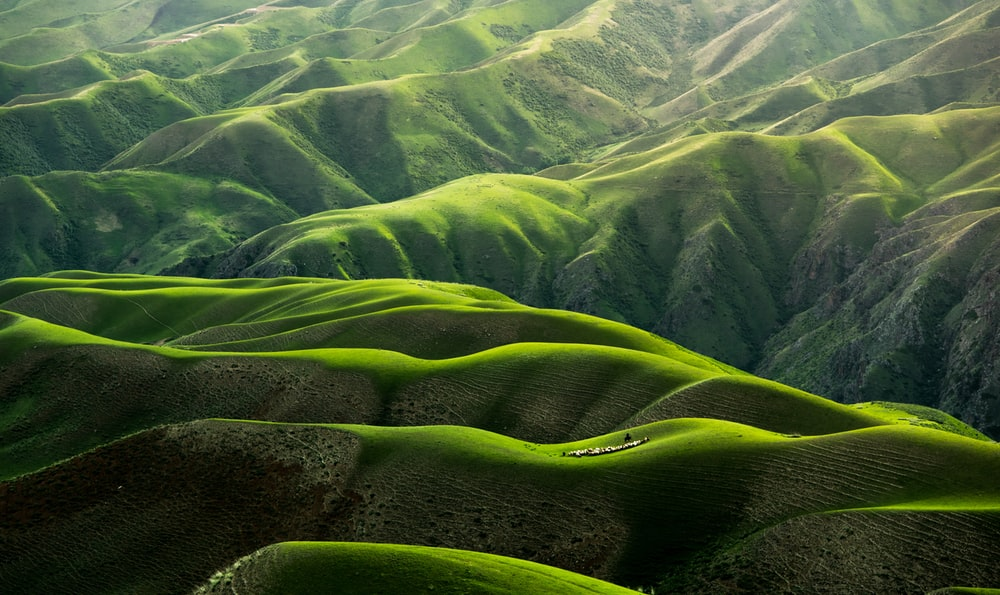
#> input picture image.jpg, 1000 x 595 px
$ python 'Image to PencilSketch.py'
#> lines starting #> are read from the running program, lines starting #| are printed output that depends on the picture
import cv2
#readtheimage
image = cv2.imread("image.jpg")
#> image is the input picture: shape (595, 1000, 3); mean B, G, R 53.2, 86.9, 70.4
cv2.imshow("Actor", image)
cv2.waitKey(0)
#after reading the image, we will create a new image by converting the original image to greyscale:
gray_image = cv2.cvtColor(image, cv2.COLOR_BGR2GRAY)
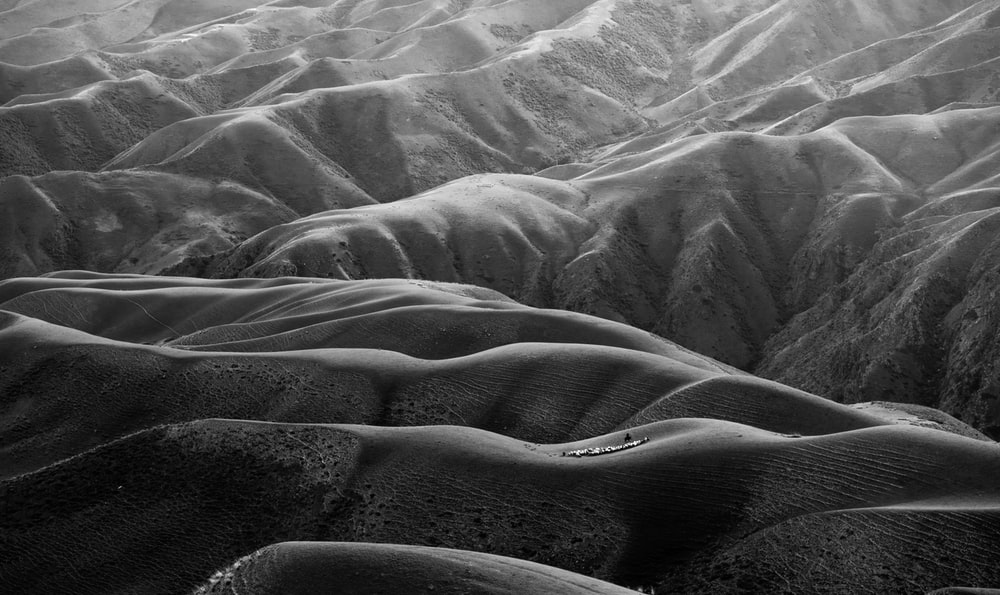
#> gray_image: shape (595, 1000); min 0, max 252, mean 78.1
cv2.imshow("New Actor", gray_image)
cv2.waitKey(0)
#the next step is to invert the new grayscale image:
inverted_image = 255 - gray_image
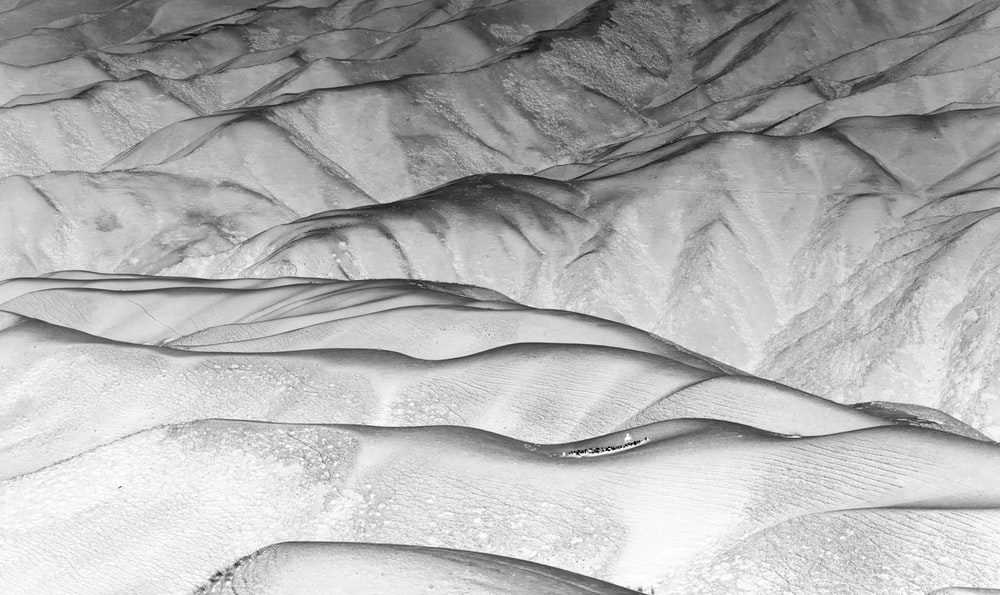
#> inverted_image: shape (595, 1000); min 3, max 255, mean 176.9
cv2.imshow("Inverted", inverted_image)
cv2.waitKey(0)
#the next step in the process is to blur the image by using the Gaussian Function in OpenCV
blurred = cv2.GaussianBlur(inverted_image, (21, 21), 0)
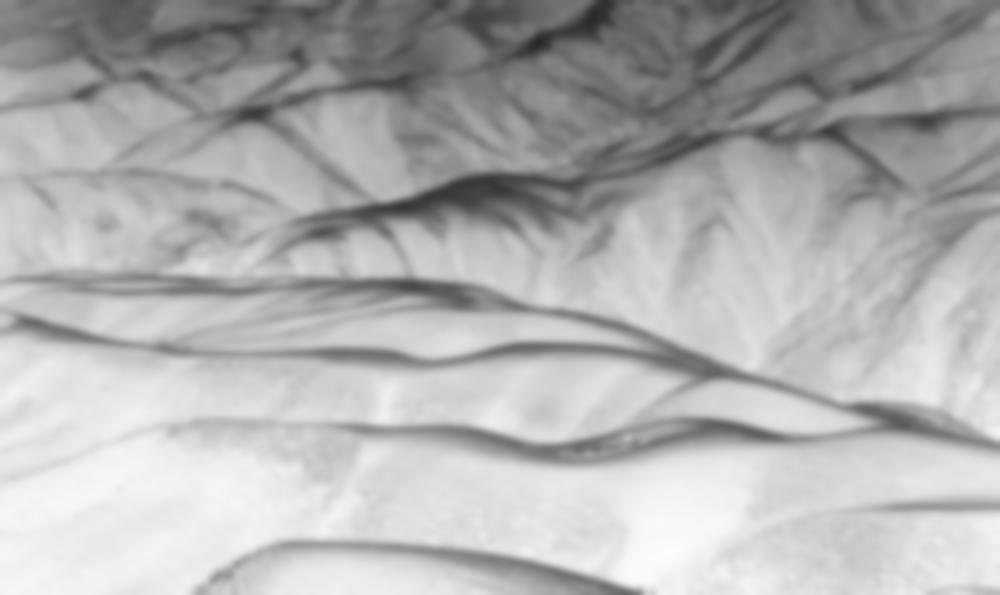
#> blurred: shape (595, 1000); min 40, max 252, mean 176.9
#image to pencil sketch
inverted_blurred = 255 - blurred
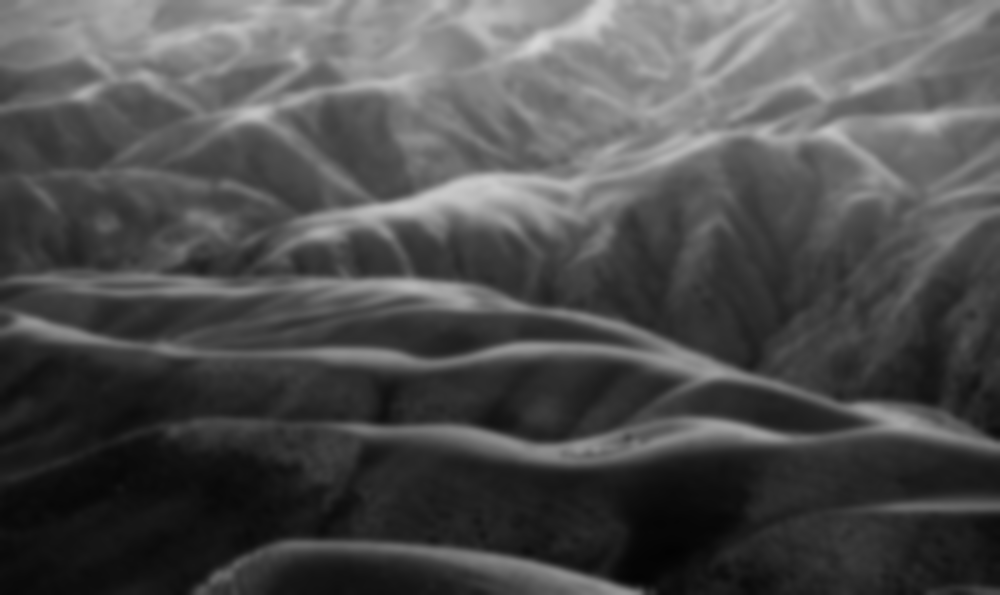
#> inverted_blurred: shape (595, 1000); min 3, max 215, mean 78.1
pencil_sketch = cv2.divide(gray_image, inverted_blurred, scale=256.0)
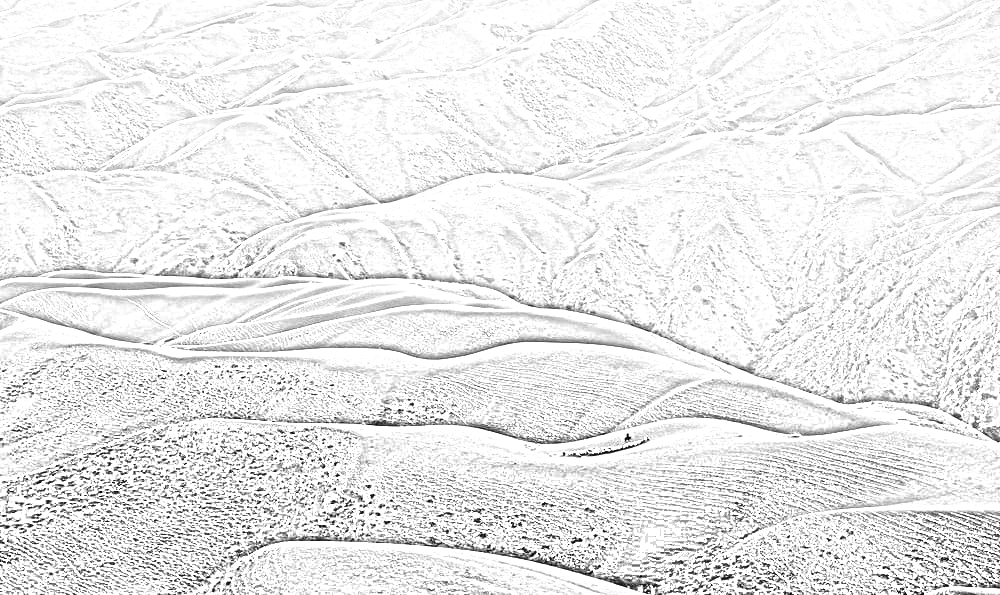
#> pencil_sketch: shape (595, 1000); min 0, max 255, mean 234
cv2.imshow("Sketch", pencil_sketch)
cv2.waitKey(0)

$ run again, with cars.jpeg copied over image.jpg
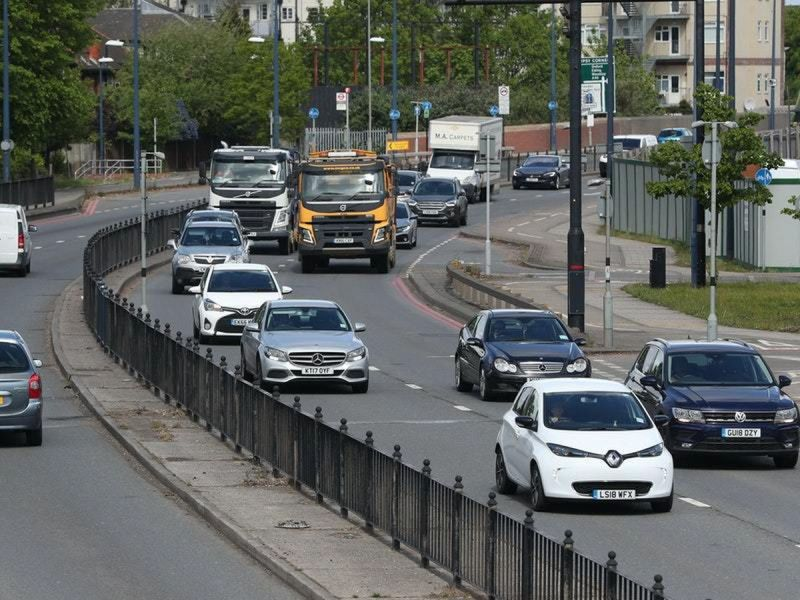
#> input picture cars.jpeg, 800 x 600 px
#> image is the input picture: shape (600, 800, 3); mean B, G, R 96.2, 99.4, 95.6
#> `blurred = cv2.GaussianBlur(inverted_image, (21, 21), 0)`:
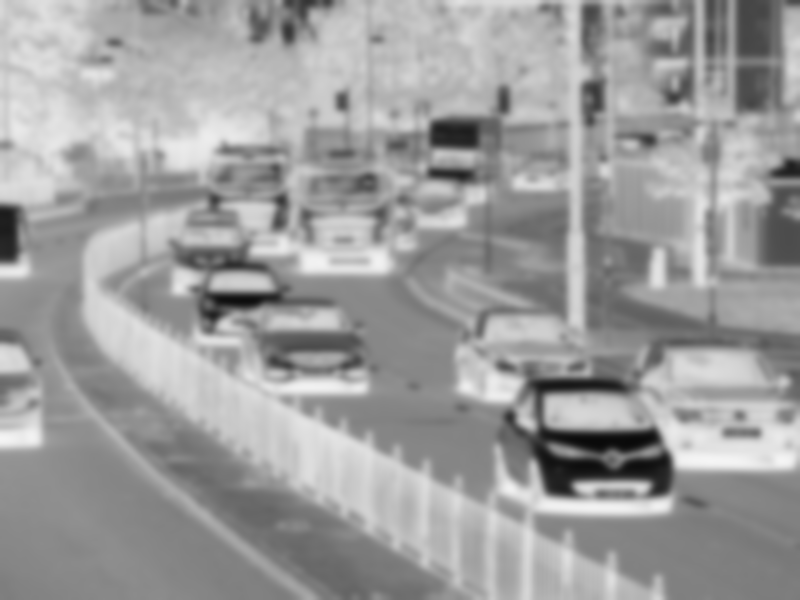
#> blurred: shape (600, 800); min 10, max 245, mean 157.1
#> `pencil_sketch = cv2.divide(gray_image, inverted_blurred, scale=256.0)`:
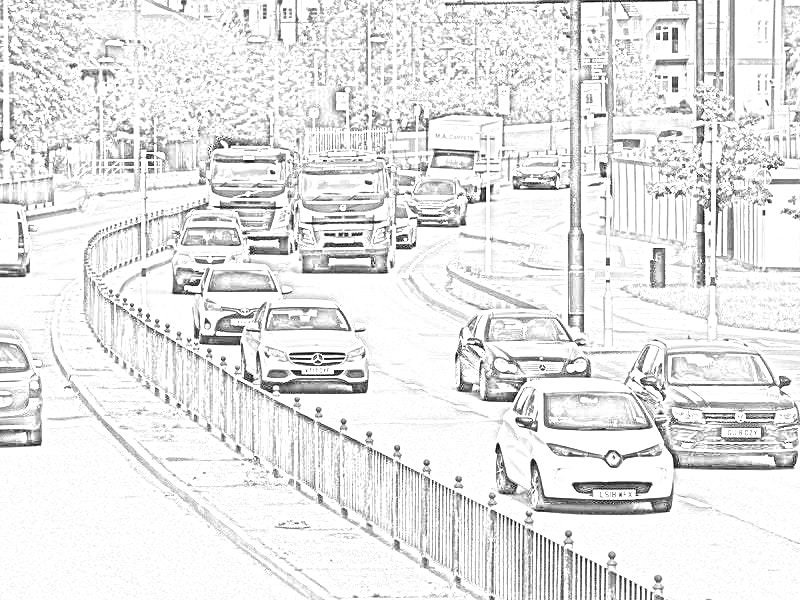
#> pencil_sketch: shape (600, 800); min 0, max 255, mean 230.4
